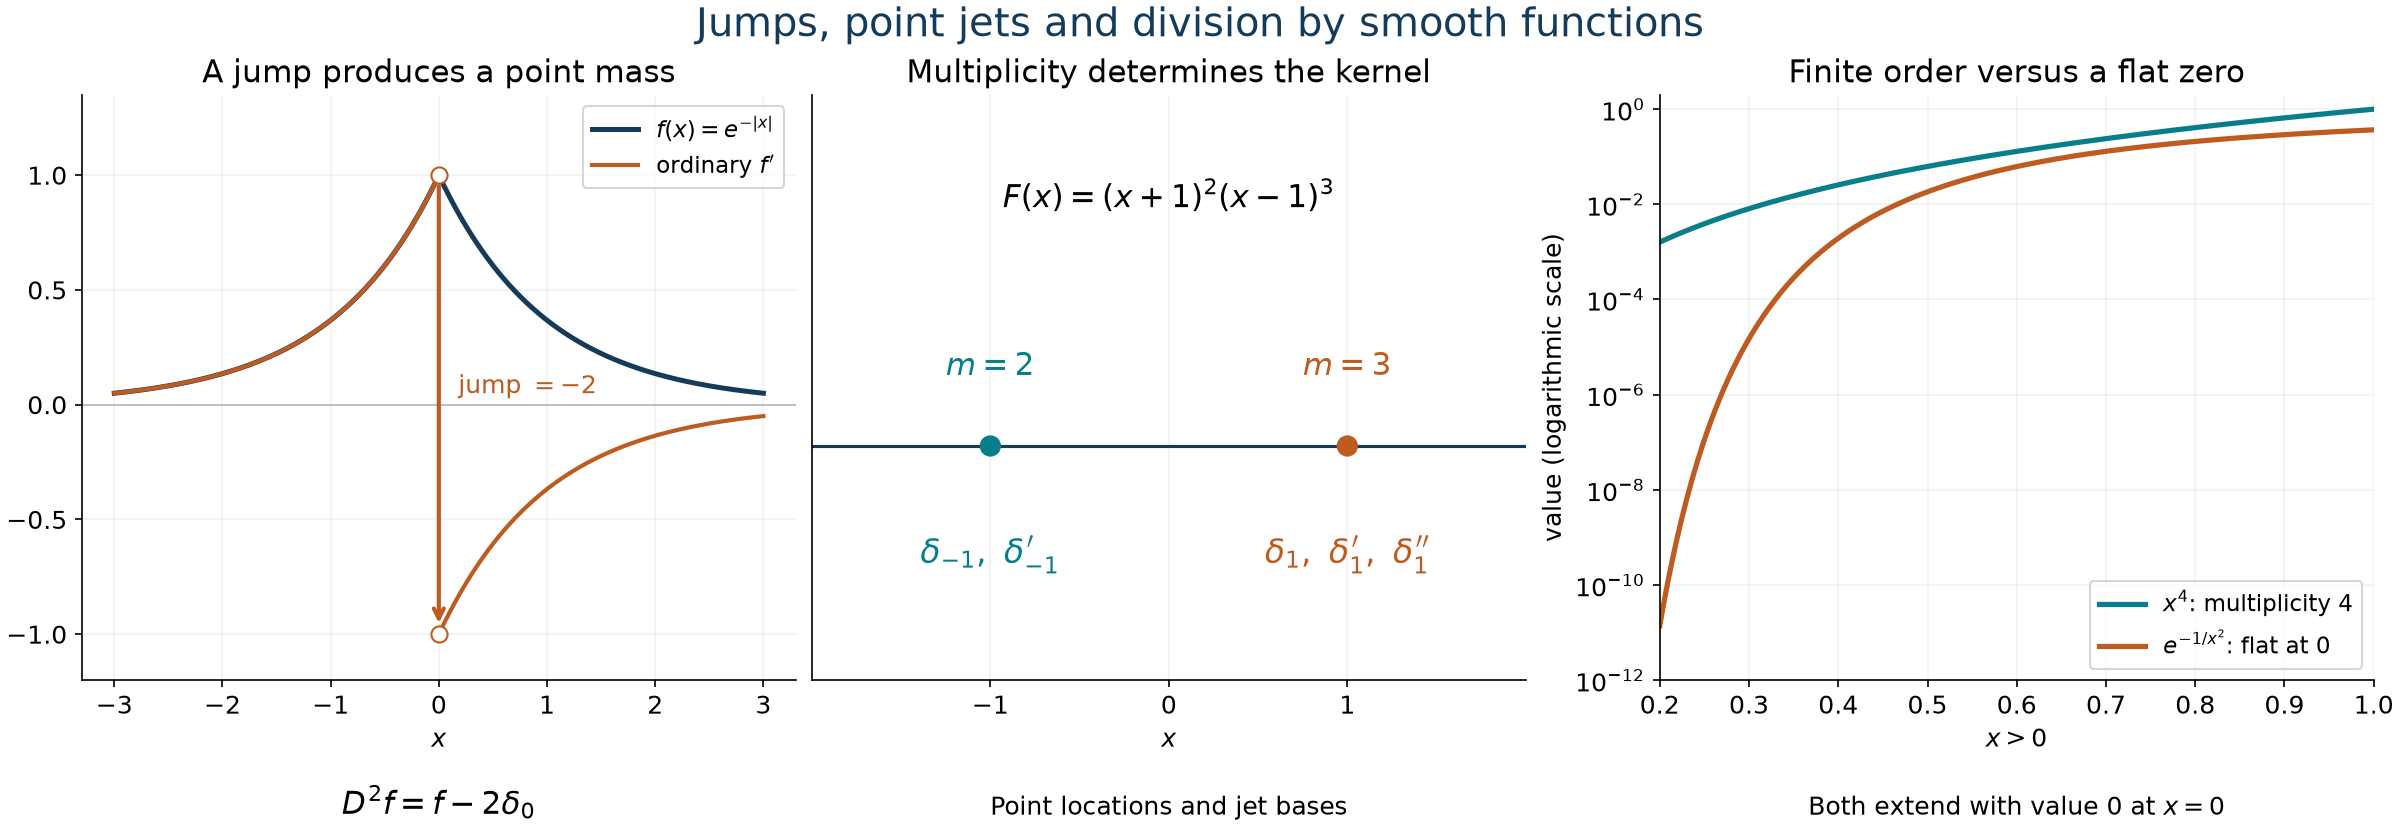

Here is the Python script that generated this plot:
"""Reproducible diagrams for jumps, point jets and smooth division.
Original figure by GPT-6 Astra (OpenAI), 2026. CC0.
Exact formulas: Theorems 2 and 5 and Exercise 6 of the accompanying lesson.
"""
from pathlib import Path
import numpy as np
import matplotlib
matplotlib.use('Agg')
import matplotlib.pyplot as plt
matplotlib.rcParams.update({'font.size':12,'axes.titlesize':15,'svg.hashsalt':'AN01-U121','font.family':'DejaVu Sans'})
root=Path(__file__).resolve().parent
fig,axes=plt.subplots(1,3,figsize=(16,5.5),layout='constrained')
navy='#153b5b';orange='#bd5b21';teal='#087e8b'
ax=axes[0]
x=np.linspace(-3,3,601)
ax.plot(x,np.exp(-np.abs(x)),color=navy,lw=2.4,label=r'$f(x)=e^{-|x|}$')
left=np.linspace(-3,-0.002,300);right=-left[::-1]
ax.plot(left,np.exp(left),color=orange,lw=2,label=r'ordinary $f^\prime$')
ax.plot(right,-np.exp(-right),color=orange,lw=2)
ax.scatter([0,0],[1,-1],s=60,edgecolors=orange,facecolors='white',zorder=4)
ax.annotate('',xy=(0,-0.97),xytext=(0,0.97),arrowprops={'arrowstyle':'->','color':orange,'lw':2})
ax.text(.18,.05,r'jump $=-2$',color=orange)
ax.set(title='A jump produces a point mass',xlabel=r'$x$',ylim=(-1.2,1.35))
ax.axhline(0,color='#aeb8c1',lw=.8);ax.legend(loc='upper right',fontsize=11)
ax.text(.5,-.23,r'$D^2f=f-2\delta_0$',transform=ax.transAxes,ha='center',fontsize=15)
ax=axes[1]
ax.axhline(0,color=navy,lw=1.5)
ax.scatter([-1,1],[0,0],s=85,color=[teal,orange],zorder=3)
ax.text(-1,.18,r'$m=2$',ha='center',color=teal,fontsize=15)
ax.text(1,.18,r'$m=3$',ha='center',color=orange,fontsize=15)
ax.text(-1,-.30,r'$\delta_{-1},\ \delta_{-1}^\prime$',ha='center',color=teal,fontsize=16)
ax.text(1,-.30,r'$\delta_1,\ \delta_1^\prime,\ \delta_1^{\prime\prime}$',ha='center',color=orange,fontsize=16)
ax.text(0,.61,r'$F(x)=(x+1)^2(x-1)^3$',ha='center',fontsize=15)
ax.set(title='Multiplicity determines the kernel',xlim=(-2,2),ylim=(-.6,.9),xticks=[-1,0,1],yticks=[],xlabel=r'$x$')
ax.text(.5,-.23,'Point locations and jet bases',transform=ax.transAxes,ha='center',fontsize=12)
ax=axes[2]
x=np.linspace(.2,1,500)
ax.semilogy(x,x**4,color=teal,lw=2.5,label=r'$x^4$: multiplicity $4$')
ax.semilogy(x,np.exp(-1/x**2),color=orange,lw=2.5,label=r'$e^{-1/x^2}$: flat at $0$')
ax.set(title='Finite order versus a flat zero',xlabel=r'$x>0$',ylabel='value (logarithmic scale)',xlim=(.2,1),ylim=(1e-12,2))
ax.legend(loc='lower right',fontsize=11)
ax.text(.5,-.23,r'Both extend with value $0$ at $x=0$',transform=ax.transAxes,ha='center',fontsize=12)
for ax in axes:
 ax.spines[['top','right']].set_visible(False)
 ax.grid(alpha=.16)
fig.suptitle('Jumps, point jets and division by smooth functions',fontsize=19,color=navy)
fig.savefig(root/'jumps-zero-multiplicities-and-flatness.png',dpi=150,facecolor='white')
svg=root/'jumps-zero-multiplicities-and-flatness.svg'
fig.savefig(svg,metadata={'Date':None,'Creator':'GPT-6 Astra (OpenAI)'},facecolor='white')
svg.write_text('\n'.join(line.rstrip() for line in svg.read_text(encoding='utf-8').splitlines())+'\n',encoding='utf-8')
plt.close(fig)
